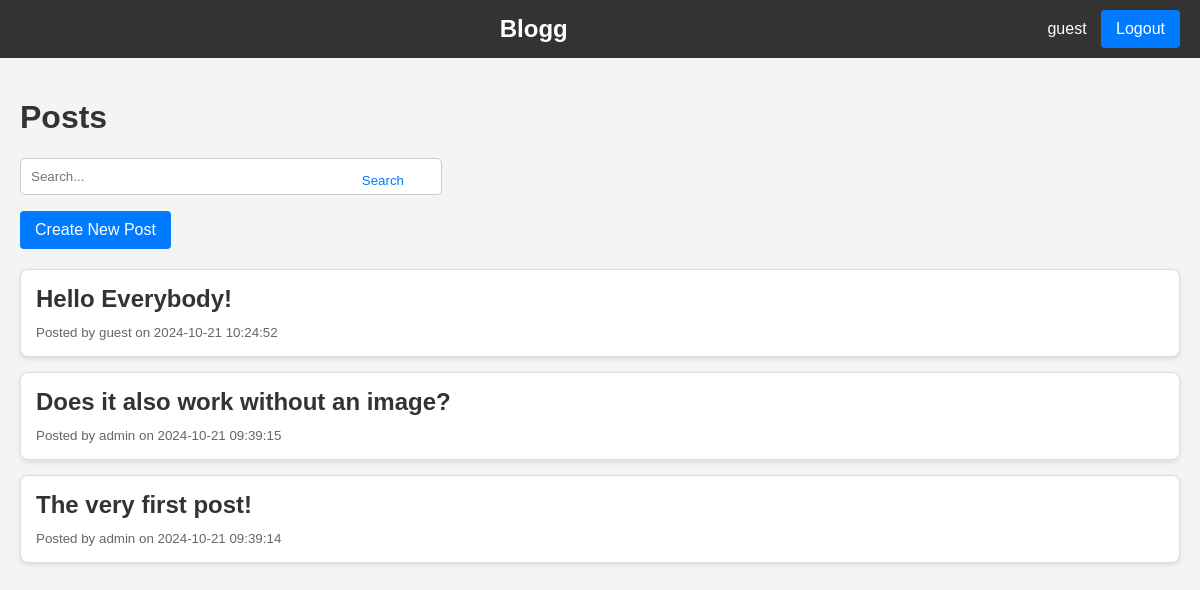
/ (signed in), run on the app's committed database.
### tables this page shows
CREATE TABLE users (
    id INTEGER PRIMARY KEY AUTOINCREMENT,
    username TEXT NOT NULL,
    password TEXT NOT NULL,
    is_admin BOOLEAN NOT NULL DEFAULT 0,
    created TIMESTAMP NOT NULL DEFAULT CURRENT_TIMESTAMP
);

CREATE TABLE posts (
    id INTEGER PRIMARY KEY AUTOINCREMENT,
    title TEXT NOT NULL,
    content TEXT NOT NULL,
    image TEXT,
    created TIMESTAMP NOT NULL DEFAULT CURRENT_TIMESTAMP,
    user_id INTEGER,
    FOREIGN KEY(user_id) REFERENCES users(id)
);

### app/app.py (the view)
@app.route('/')
def index():
    posts = get_all_posts()
    return render_template('index.html', posts=posts)

### app/app.py (called while the page is built)
def get_db_connection():
    conn = sqlite3.connect(DATABASE)
    conn.row_factory = sqlite3.Row
    return conn

def get_all_posts():
    conn = get_db_connection()
    posts = conn.execute('''
        SELECT posts.id, posts.title, posts.content, posts.created, users.username
        FROM posts
        JOIN users ON posts.user_id = users.id
        ORDER BY posts.created DESC
    ''').fetchall()
    conn.close()
    return posts

### app/templates/index.html (shortened to what this page needs)
<!DOCTYPE html>
<html lang="en">
<head>
    <link rel="stylesheet" href="{{ url_for('static', filename='styles.css') }}">
</head>
<body>
    <div id="header-bar">
        <nav>
            <div id="logo">
                <a href="{{ url_for('index') }}">Blogg</a>
            </div>
            <div id="login-button-container">
                {% if 'username' in session %}
                    <span class="username-display">{{ session['username'] }}</span>
                    <a href="{{ url_for('logout') }}" class="btn">Logout</a>
                {% else %}
                    <a href="{{ url_for('login') }}" class="btn">Login</a>
                {% endif %}
            </div>
        </nav>
    </div>
    <div id="posts-section">
        <h1>Posts</h1>
        <div class="search-container">
            <form action="{{ url_for('search') }}" method="get" class="search-container">
                <input type="text" name="search_term" class="search-input" placeholder="Search...">
                <button type="submit" class="search-btn">Search</button>
            </form>
        </div>
        <div id="create-post-button">
            <a href="{{ url_for('create') }}" class="btn">Create New Post</a>
        </div>
        <div class="posts-container">
            {% for post in posts %}
                <div class="post-card">
                    <a href="{{ url_for('post', post_id=post['id']) }}">
                        <h2>{{ post['title'] }}</h2>
                        <small>Posted by {{ post['username'] }} on {{ post['created'] }}</small>
                    </a>
                </div>
            {% endfor %}
        </div>
    </div>
</body>
</html>

### app/static/styles.css (style rules this page uses)
body { font-family: 'Arial', sans-serif; margin: 0; padding: 0; background-color: #f4f4f4; color: #333; }
a { text-decoration: none; color: #007bff; }
#header-bar nav { display: flex; justify-content: space-between; align-items: center; background-color: #333; color: #fff; padding: 10px 20px; text-align: center; }
#header-bar #logo { font-size: 24px; font-weight: bold; flex: 1; }
#header-bar #logo a { color: #fff; text-decoration: none; }
#header-bar #login-button-container { margin-left: auto; }
.username-display { margin-right: 10px; color: white; }
#posts-section { padding: 20px; }
.post-card { background-color: #fff; border: 1px solid #ddd; border-radius: 8px; padding: 15px; margin-bottom: 15px; box-shadow: 0 2px 5px rgba(0,0,0,0.1); transition: box-shadow 0.3s ease-in-out; }
.post-card h2 { margin: 0 0 10px 0; color: #333; }
.post-card small { color: #666; }
#posts-section #create-post-button { margin-bottom: 20px; text-align: left; }
.search-container { position: relative; width: 100%; max-width: 400px; padding-bottom: 8px; }
.search-input { width: 100%; padding: 10px; border: 1px solid #ccc; border-radius: 5px; }
.search-btn { position: absolute; right: 10px; top: 50%; transform: translateY(-50%); border: none; background: none; cursor: pointer; color: #007bff; }
.btn, .btn:link, .btn:visited, .btn:hover, .btn:active { display: inline-block; background-color: #007bff; color: white; padding: 10px 15px; text-align: center; border-radius: 4px; text-decoration: none; font-size: 16px; transition: background-color 0.3s ease; border: none; outline: none; }

### data on the page
users: username "guest"
posts: title "Hello Everybody!", username "guest", created "2024-10-21 10:24:52"
posts: title "Does it also work without an image?", username "admin", created "2024-10-21 09:39:15"
posts: title "The very first post!", username "admin", created "2024-10-21 09:39:14"
